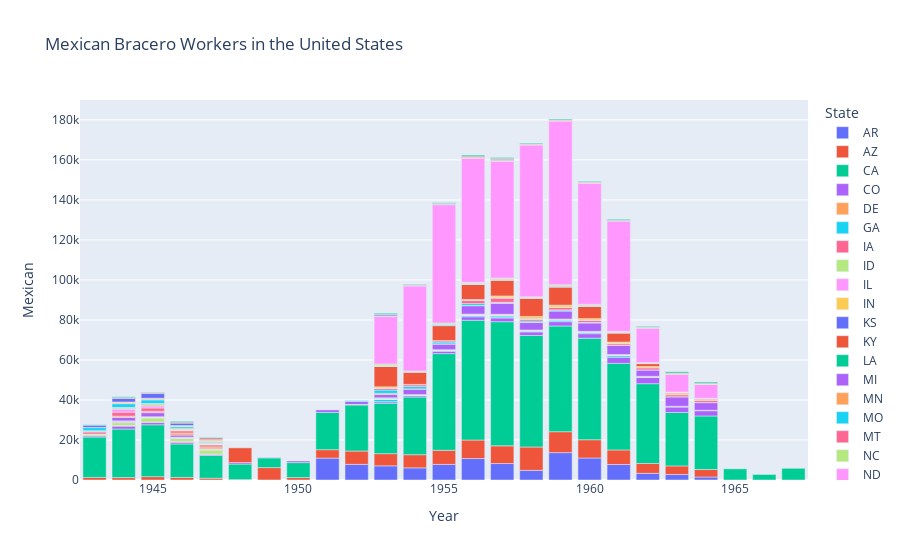

Here is the notebook cell this chart was saved with:
### Markdown cell above
It is important to note further inconsistencies in the data that may impact the reading of these visualizations. As mentioned earlier, there was a wide variety in the consistency of data reporting for each state. This is most easily visualized through the data regarding Braceros working in Texas.

### Code cell
bracerofig.show()

### Figure 1 — Plotly figure (JSON) as saved in the notebook; plotly's stock layout.template omitted (floating-point values rounded to 4 significant figures)
{"data": [{"alignmentgroup": "True", "hovertemplate": "State=AR<br>Year=%{x}<br>Mexican=%{y}<extra></extra>", "legendgroup": "AR", "marker": {"color": "#636efa", "pattern": {"shape": ""}}, "name": "AR", "offsetgroup": "AR", "orientation": "v", "showlegend": true, "textposition": "auto", "type": "bar", "visible": true, "x": [1951, 1952, 1953, 1954, 1955, 1956, 1957, 1958, 1959, 1960, 1961, 1962, 1963, 1964], "xaxis": "x", "y": [10950, 7823.0, 7084.0, 6071.0, 7804.0, 10730.0, 8229, 4834.0, 13680.0, 11000.0, 7742.0, 3330, 2756.0, 1509.0], "yaxis": "y"}, {"alignmentgroup": "True", "hovertemplate": "State=AZ<br>Year=%{x}<br>Mexican=%{y}<extra></extra>", "legendgroup": "AZ", "marker": {"color": "#EF553B", "pattern": {"shape": ""}}, "name": "AZ", "offsetgroup": "AZ", "orientation": "v", "showlegend": true, "textposition": "auto", "type": "bar", "visible": true, "x": [1943, 1944, 1945, 1946, 1947, 1948, 1949, 1950, 1951, 1952, 1953, 1954, 1955, 1956, 1957, 1958, 1959, 1960, 1961, 1962, 1963, 1964], "xaxis": "x", "y": [1293.0, 1208.0, 1672.0, 1281.0, 900.5, 187.2, 6200, 1225, 4208.0, 6658.0, 6082.0, 6576.0, 7055.0, 9256.0, 8850.0, 11660.0, 10470.0, 9118.0, 7295.0, 4938.0, 4296, 3730.0], "yaxis": "y"}, {"alignmentgroup": "True", "hovertemplate": "State=CA<br>Year=%{x}<br>Mexican=%{y}<extra></extra>", "legendgroup": "CA", "marker": {"color": "#00cc96", "pattern": {"shape": ""}}, "name": "CA", "offsetgroup": "CA", "orientation": "v", "showlegend": true, "textposition": "auto", "type": "bar", "visible": true, "x": [1943, 1944, 1945, 1946, 1947, 1948, 1949, 1950, 1951, 1952, 1953, 1954, 1955, 1956, 1957, 1958, 1959, 1960, 1961, 1962, 1963, 1964, 1965, 1966, 1967], "xaxis": "x", "y": [20180.0, 24250.0, 25930.0, 16750.0, 11410.0, 7783.0, 4858.0, 7475, 18600, 23010.0, 25260.0, 28830.0, 48325, 59840.0, 62050.0, 55780.0, 52830.0, 50780.0, 43270, 39880.0, 26690.0, 26770.0, 5593.0, 2772, 5850], "yaxis": "y"}, {"alignmentgroup": "True", "hovertemplate": "State=CO<br>Year=%{x}<br>Mexican=%{y}<extra></extra>", "legendgroup": "CO", "marker": {"color": "#ab63fa", "pattern": {"shape": ""}}, "name": "CO", "offsetgroup": "CO", "orientation": "v", "showlegend": true, "textposition": "auto", "type": "bar", "visible": true, "x": [1943, 1944, 1945, 1946, 1947, 1949, 1950, 1953, 1954, 1955, 1956, 1957, 1958, 1959, 1960, 1961, 1962, 1963, 1964], "xaxis": "x", "y": [578.9, 1449.0, 1114.0, 793.2, 518, 234, 812, 710.4, 659.2, 1200, 1784.0, 1924.0, 1762.0, 2167.0, 2232.0, 3033.0, 3192.0, 2811.0, 2625.0], "yaxis": "y"}, {"alignmentgroup": "True", "hovertemplate": "State=DE<br>Year=%{x}<br>Mexican=%{y}<extra></extra>", "legendgroup": "DE", "marker": {"color": "#FFA15A", "pattern": {"shape": ""}}, "name": "DE", "offsetgroup": "DE", "orientation": "v", "showlegend": true, "textposition": "auto", "type": "bar", "visible": true, "x": [1957], "xaxis": "x", "y": [115], "yaxis": "y"}, {"alignmentgroup": "True", "hovertemplate": "State=GA<br>Year=%{x}<br>Mexican=%{y}<extra></extra>", "legendgroup": "GA", "marker": {"color": "#19d3f3", "pattern": {"shape": ""}}, "name": "GA", "offsetgroup": "GA", "orientation": "v", "showlegend": true, "textposition": "auto", "type": "bar", "visible": true, "x": [1953, 1954, 1955, 1956, 1957, 1958, 1959, 1960, 1961], "xaxis": "x", "y": [1152, 212.5, 242.3, 646.7, 888, 439, 821, 644.5, 763.5], "yaxis": "y"}, {"alignmentgroup": "True", "hovertemplate": "State=IA<br>Year=%{x}<br>Mexican=%{y}<extra></extra>", "legendgroup": "IA", "marker": {"color": "#FF6692", "pattern": {"shape": ""}}, "name": "IA", "offsetgroup": "IA", "orientation": "v", "showlegend": true, "textposition": "auto", "type": "bar", "visible": true, "x": [1944, 1945, 1946, 1947, 1953, 1956, 1957, 1958, 1959, 1960, 1961, 1962], "xaxis": "x", "y": [329.2, 292.7, 423.4, 172.6, 40, 30.67, 32, 44, 48.33, 70.67, 193, 98.5], "yaxis": "y"}, {"alignmentgroup": "True", "hovertemplate": "State=ID<br>Year=%{x}<br>Mexican=%{y}<extra></extra>", "legendgroup": "ID", "marker": {"color": "#B6E880", "pattern": {"shape": ""}}, "name": "ID", "offsetgroup": "ID", "orientation": "v", "showlegend": true, "textposition": "auto", "type": "bar", "visible": true, "x": [1943, 1944, 1945, 1946, 1947, 1953, 1954, 1955, 1956, 1957], "xaxis": "x", "y": [622.5, 1463.0, 2013.0, 1519, 1957.0, 223.8, 159.4, 179.2, 177.2, 127.2], "yaxis": "y"}, {"alignmentgroup": "True", "hovertemplate": "State=IL<br>Year=%{x}<br>Mexican=%{y}<extra></extra>", "legendgroup": "IL", "marker": {"color": "#FF97FF", "pattern": {"shape": ""}}, "name": "IL", "offsetgroup": "IL", "orientation": "v", "showlegend": true, "textposition": "auto", "type": "bar", "visible": true, "x": [1944, 1945, 1946, 1947, 1953, 1954, 1955, 1956, 1957, 1958, 1959, 1960, 1961, 1962, 1963], "xaxis": "x", "y": [576.8, 312.7, 379.1, 269.2, 24.6, 74.57, 159, 140.7, 150, 112.3, 82.5, 123, 47.5, 113, 35], "yaxis": "y"}, {"alignmentgroup": "True", "hovertemplate": "State=IN<br>Year=%{x}<br>Mexican=%{y}<extra></extra>", "legendgroup": "IN", "marker": {"color": "#FECB52", "pattern": {"shape": ""}}, "name": "IN", "offsetgroup": "IN", "orientation": "v", "showlegend": true, "textposition": "auto", "type": "bar", "visible": true, "x": [1944, 1945, 1946, 1947, 1952, 1953, 1954, 1955, 1956, 1957, 1958, 1959, 1960, 1961, 1962, 1963, 1964], "xaxis": "x", "y": [74.5, 191.1, 107.2, 86.88, 310, 210.2, 116.2, 166.5, 158, 255.2, 222, 187.4, 218.5, 293, 202.5, 185.5, 101], "yaxis": "y"}, {"alignmentgroup": "True", "hovertemplate": "State=KS<br>Year=%{x}<br>Mexican=%{y}<extra></extra>", "legendgroup": "KS", "marker": {"color": "#636efa", "pattern": {"shape": ""}}, "name": "KS", "offsetgroup": "KS", "orientation": "v", "showlegend": true, "textposition": "auto", "type": "bar", "visible": true, "x": [1943, 1944, 1945, 1946, 1947, 1956, 1957, 1958, 1959, 1960, 1961, 1962, 1963, 1964], "xaxis": "x", "y": [62.25, 218.9, 104.7, 180.6, 188.6, 28.67, 95, 39, 12.6, 14.17, 34, 78.5, 80.5, 143.3], "yaxis": "y"}, {"alignmentgroup": "True", "hovertemplate": "State=KY<br>Year=%{x}<br>Mexican=%{y}<extra></extra>", "legendgroup": "KY", "marker": {"color": "#EF553B", "pattern": {"shape": ""}}, "name": "KY", "offsetgroup": "KY", "orientation": "v", "showlegend": true, "textposition": "auto", "type": "bar", "visible": true, "x": [1953, 1956, 1957, 1958, 1959, 1960, 1961], "xaxis": "x", "y": [73.5, 193.5, 142.4, 96, 162.6, 94.25, 57], "yaxis": "y"}, {"alignmentgroup": "True", "hovertemplate": "State=LA<br>Year=%{x}<br>Mexican=%{y}<extra></extra>", "legendgroup": "LA", "marker": {"color": "#00cc96", "pattern": {"shape": ""}}, "name": "LA", "offsetgroup": "LA", "orientation": "v", "showlegend": true, "textposition": "auto", "type": "bar", "visible": true, "x": [1953], "xaxis": "x", "y": [245.7], "yaxis": "y"}, {"alignmentgroup": "True", "hovertemplate": "State=MI<br>Year=%{x}<br>Mexican=%{y}<extra></extra>", "legendgroup": "MI", "marker": {"color": "#ab63fa", "pattern": {"shape": ""}}, "name": "MI", "offsetgroup": "MI", "orientation": "v", "showlegend": true, "textposition": "auto", "type": "bar", "visible": true, "x": [1944, 1945, 1946, 1947, 1948, 1951, 1952, 1953, 1954, 1955, 1956, 1957, 1958, 1959, 1960, 1961, 1962, 1963, 1964], "xaxis": "x", "y": [1735, 2040, 1036.0, 54.55, 745.3, 1286.0, 1475.0, 1587.0, 2707.0, 2816.0, 4122.0, 5506.0, 3715, 4062.0, 4258.0, 4545.0, 3177.0, 4736.0, 3814.0], "yaxis": "y"}, {"alignmentgroup": "True", "hovertemplate": "State=MN<br>Year=%{x}<br>Mexican=%{y}<extra></extra>", "legendgroup": "MN", "marker": {"color": "#FFA15A", "pattern": {"shape": ""}}, "name": "MN", "offsetgroup": "MN", "orientation": "v", "showlegend": true, "textposition": "auto", "type": "bar", "visible": true, "x": [1943, 1944, 1945, 1946, 1947, 1953, 1954, 1955, 1956, 1957, 1958, 1959, 1960, 1961, 1962, 1963, 1964], "xaxis": "x", "y": [235.5, 612, 669.6, 1030.0, 990.9, 615.3, 138, 104, 155, 259.8, 100, 58, 49, 37.5, 29.33, 26.33, 14], "yaxis": "y"}, {"alignmentgroup": "True", "hovertemplate": "State=MO<br>Year=%{x}<br>Mexican=%{y}<extra></extra>", "legendgroup": "MO", "marker": {"color": "#19d3f3", "pattern": {"shape": ""}}, "name": "MO", "offsetgroup": "MO", "orientation": "v", "showlegend": true, "textposition": "auto", "type": "bar", "visible": true, "x": [1953, 1954, 1955, 1956, 1957, 1958, 1959, 1960], "xaxis": "x", "y": [1650, 1163.0, 906, 938.3, 227.5, 685, 497, 194.8], "yaxis": "y"}, {"alignmentgroup": "True", "hovertemplate": "State=MT<br>Year=%{x}<br>Mexican=%{y}<extra></extra>", "legendgroup": "MT", "marker": {"color": "#FF6692", "pattern": {"shape": ""}}, "name": "MT", "offsetgroup": "MT", "orientation": "v", "showlegend": true, "textposition": "auto", "type": "bar", "visible": true, "x": [1943, 1944, 1945, 1946, 1947, 1953, 1954, 1955, 1956, 1957, 1958, 1959, 1960, 1961, 1962, 1963, 1964], "xaxis": "x", "y": [1029.0, 1986.0, 1669.0, 1081.0, 986.7, 847, 877.7, 627.7, 1507, 2082.0, 831, 1217, 1002, 798.7, 1011.0, 981.7, 983.5], "yaxis": "y"}, {"alignmentgroup": "True", "hovertemplate": "State=NC<br>Year=%{x}<br>Mexican=%{y}<extra></extra>", "legendgroup": "NC", "marker": {"color": "#B6E880", "pattern": {"shape": ""}}, "name": "NC", "offsetgroup": "NC", "orientation": "v", "showlegend": true, "textposition": "auto", "type": "bar", "visible": true, "x": [1947], "xaxis": "x", "y": [330.3], "yaxis": "y"}, {"alignmentgroup": "True", "hovertemplate": "State=ND<br>Year=%{x}<br>Mexican=%{y}<extra></extra>", "legendgroup": "ND", "marker": {"color": "#FF97FF", "pattern": {"shape": ""}}, "name": "ND", "offsetgroup": "ND", "orientation": "v", "showlegend": true, "textposition": "auto", "type": "bar", "visible": true, "x": [1943, 1944, 1945, 1946, 1947, 1953, 1957, 1958, 1959, 1960, 1961], "xaxis": "x", "y": [199.5, 1503.0, 1036.0, 242.2, 58.22, 80, 170, 249, 36, 54, 108], "yaxis": "y"}, {"alignmentgroup": "True", "hovertemplate": "State=NE<br>Year=%{x}<br>Mexican=%{y}<extra></extra>", "legendgroup": "NE", "marker": {"color": "#FECB52", "pattern": {"shape": ""}}, "name": "NE", "offsetgroup": "NE", "orientation": "v", "showlegend": true, "textposition": "auto", "type": "bar", "visible": true, "x": [1943, 1944, 1945, 1946, 1947, 1953, 1954, 1955, 1956, 1957, 1958, 1959, 1960, 1961, 1962, 1963, 1964], "xaxis": "x", "y": [182.5, 425.7, 684.3, 663.8, 505.9, 698, 209.5, 123.9, 450.8, 896.7, 1202.0, 1072, 811.3, 765.3, 702, 681.8, 546.3], "yaxis": "y"}, {"alignmentgroup": "True", "hovertemplate": "State=NH<br>Year=%{x}<br>Mexican=%{y}<extra></extra>", "legendgroup": "NH", "marker": {"color": "#636efa", "pattern": {"shape": ""}}, "name": "NH", "offsetgroup": "NH", "orientation": "v", "showlegend": true, "textposition": "auto", "type": "bar", "visible": true, "x": [1956], "xaxis": "x", "y": [79], "yaxis": "y"}, {"alignmentgroup": "True", "hovertemplate": "State=NM<br>Year=%{x}<br>Mexican=%{y}<extra></extra>", "legendgroup": "NM", "marker": {"color": "#EF553B", "pattern": {"shape": ""}}, "name": "NM", "offsetgroup": "NM", "orientation": "v", "showlegend": true, "textposition": "auto", "type": "bar", "visible": true, "x": [1946, 1948, 1953, 1954, 1955, 1956, 1957, 1958, 1959, 1960, 1961, 1962, 1963, 1964], "xaxis": "x", "y": [22.38, 7356, 10230.0, 6132.0, 7463.0, 7571.0, 7945, 9125.0, 9087.0, 6082.0, 4514.0, 1443.0, 543.8, 393.6], "yaxis": "y"}, {"alignmentgroup": "True", "hovertemplate": "State=NV<br>Year=%{x}<br>Mexican=%{y}<extra></extra>", "legendgroup": "NV", "marker": {"color": "#00cc96", "pattern": {"shape": ""}}, "name": "NV", "offsetgroup": "NV", "orientation": "v", "showlegend": true, "textposition": "auto", "type": "bar", "visible": true, "x": [1943, 1944, 1945, 1946, 1947, 1953, 1954, 1955, 1956, 1957, 1958, 1959, 1960, 1961, 1962, 1963], "xaxis": "x", "y": [281.1, 304.5, 443.4, 220, 119.1, 82, 60, 43, 22.33, 31, 39.57, 37.71, 60.86, 25.14, 29, 29], "yaxis": "y"}, {"alignmentgroup": "True", "hovertemplate": "State=NY<br>Year=%{x}<br>Mexican=%{y}<extra></extra>", "legendgroup": "NY", "marker": {"color": "#ab63fa", "pattern": {"shape": ""}}, "name": "NY", "offsetgroup": "NY", "orientation": "v", "showlegend": true, "textposition": "auto", "type": "bar", "visible": true, "x": [1947], "xaxis": "x", "y": [173.7], "yaxis": "y"}, {"alignmentgroup": "True", "hovertemplate": "State=OH<br>Year=%{x}<br>Mexican=%{y}<extra></extra>", "legendgroup": "OH", "marker": {"color": "#FFA15A", "pattern": {"shape": ""}}, "name": "OH", "offsetgroup": "OH", "orientation": "v", "showlegend": true, "textposition": "auto", "type": "bar", "visible": true, "x": [1944, 1945, 1956, 1957], "xaxis": "x", "y": [129, 80.75, 50, 64], "yaxis": "y"}, {"alignmentgroup": "True", "hovertemplate": "State=OR<br>Year=%{x}<br>Mexican=%{y}<extra></extra>", "legendgroup": "OR", "marker": {"color": "#19d3f3", "pattern": {"shape": ""}}, "name": "OR", "offsetgroup": "OR", "orientation": "v", "showlegend": true, "textposition": "auto", "type": "bar", "visible": true, "x": [1943, 1944, 1945, 1946, 1947, 1952, 1953, 1955, 1956, 1957, 1958, 1959, 1960, 1961, 1962, 1963, 1964], "xaxis": "x", "y": [1537.0, 1894.0, 1786.0, 901.8, 486, 425.2, 159, 590.5, 349.6, 205, 199, 359, 349, 327, 234, 67, 187], "yaxis": "y"}, {"alignmentgroup": "True", "hovertemplate": "State=SD<br>Year=%{x}<br>Mexican=%{y}<extra></extra>", "legendgroup": "SD", "marker": {"color": "#FF6692", "pattern": {"shape": ""}}, "name": "SD", "offsetgroup": "SD", "orientation": "v", "showlegend": true, "textposition": "auto", "type": "bar", "visible": true, "x": [1943, 1944, 1945, 1946, 1947, 1953, 1954, 1955, 1956, 1957, 1958, 1959, 1960, 1961, 1962, 1963, 1964], "xaxis": "x", "y": [73.62, 308.2, 340.5, 204.8, 144.8, 185, 209.5, 111, 202, 296, 167.5, 216, 229, 125.5, 84, 49, 51], "yaxis": "y"}, {"alignmentgroup": "True", "hovertemplate": "State=TN<br>Year=%{x}<br>Mexican=%{y}<extra></extra>", "legendgroup": "TN", "marker": {"color": "#B6E880", "pattern": {"shape": ""}}, "name": "TN", "offsetgroup": "TN", "orientation": "v", "showlegend": true, "textposition": "auto", "type": "bar", "visible": true, "x": [1953, 1954, 1955, 1956, 1957, 1958, 1959, 1960, 1961, 1962], "xaxis": "x", "y": [749.5, 315, 548.7, 376.2, 453.2, 269.8, 503.2, 478.8, 331, 165], "yaxis": "y"}, {"alignmentgroup": "True", "hovertemplate": "State=TX<br>Year=%{x}<br>Mexican=%{y}<extra></extra>", "legendgroup": "TX", "marker": {"color": "#FF97FF", "pattern": {"shape": ""}}, "name": "TX", "offsetgroup": "TX", "orientation": "v", "showlegend": true, "textposition": "auto", "type": "bar", "visible": true, "x": [1953, 1954, 1955, 1956, 1957, 1958, 1959, 1960, 1961, 1962, 1963, 1964], "xaxis": "x", "y": [23680.0, 42490.0, 59150, 62050.0, 58360.0, 75889, 81808, 60500.0, 55130.0, 17185, 8907.0, 6895], "yaxis": "y"}, {"alignmentgroup": "True", "hovertemplate": "State=UT<br>Year=%{x}<br>Mexican=%{y}<extra></extra>", "legendgroup": "UT", "marker": {"color": "#FECB52", "pattern": {"shape": ""}}, "name": "UT", "offsetgroup": "UT", "orientation": "v", "showlegend": true, "textposition": "auto", "type": "bar", "visible": true, "x": [1944, 1945, 1946, 1947, 1953, 1954, 1955, 1956, 1957, 1958, 1959, 1960, 1961, 1962, 1963, 1964], "xaxis": "x", "y": [516.2, 492.6, 410.3, 586.8, 234.2, 182, 217.7, 305.2, 461.3, 291.7, 335.6, 259.3, 208.3, 312, 291.3, 275.5], "yaxis": "y"}, {"alignmentgroup": "True", "hovertemplate": "State=WA<br>Year=%{x}<br>Mexican=%{y}<extra></extra>", "legendgroup": "WA", "marker": {"color": "#636efa", "pattern": {"shape": ""}}, "name": "WA", "offsetgroup": "WA", "orientation": "v", "showlegend": true, "textposition": "auto", "type": "bar", "visible": true, "x": [1943, 1944, 1945, 1946, 1947, 1953, 1954, 1955, 1956, 1957, 1960], "xaxis": "x", "y": [1115.0, 1823.0, 2342.0, 1175.0, 457.2, 605.1, 176.2, 271.5, 242.7, 451.2, 60], "yaxis": "y"}, {"alignmentgroup": "True", "hovertemplate": "State=WI<br>Year=%{x}<br>Mexican=%{y}<extra></extra>", "legendgroup": "WI", "marker": {"color": "#EF553B", "pattern": {"shape": ""}}, "name": "WI", "offsetgroup": "WI", "orientation": "v", "showlegend": true, "textposition": "auto", "type": "bar", "visible": true, "x": [1944, 1945, 1946, 1947, 1953, 1954, 1955, 1956, 1957, 1958, 1959, 1960, 1961, 1962, 1963, 1964], "xaxis": "x", "y": [344.5, 401, 448.8, 686.9, 351, 251.2, 251.4, 490.3, 424.9, 258.8, 275.8, 307.6, 197.8, 213, 279.8, 314.8], "yaxis": "y"}, {"alignmentgroup": "True", "hovertemplate": "State=WY<br>Year=%{x}<br>Mexican=%{y}<extra></extra>", "legendgroup": "WY", "marker": {"color": "#00cc96", "pattern": {"shape": ""}}, "name": "WY", "offsetgroup": "WY", "orientation": "v", "showlegend": true, "textposition": "auto", "type": "bar", "visible": true, "x": [1943, 1944, 1945, 1946, 1947, 1953, 1954, 1955, 1956, 1957, 1958, 1959, 1960, 1961, 1962, 1963, 1964], "xaxis": "x", "y": [273.9, 437.9, 247.2, 453, 258.6, 473, 281.2, 282, 523.8, 518.2, 394.8, 434.5, 351.2, 476, 396, 621.7, 592.3], "yaxis": "y"}], "layout": {"autosize": true, "barmode": "relative", "legend": {"title": {"text": "State"}, "tracegroupgap": 0}, "title": {"text": "Mexican Bracero Workers in the United States"}, "xaxis": {"anchor": "y", "autorange": true, "domain": [0, 1], "range": [1942.0, 1968.0], "title": {"text": "Year"}, "type": "linear"}, "yaxis": {"anchor": "x", "autorange": true, "domain": [0, 1], "range": [0, 190000.0], "title": {"text": "Mexican"}, "type": "linear"}}}
